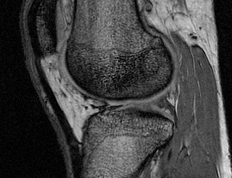
%> input picture Lab2/img1.BMP, 232 x 178 px
$ octave test5.m   (GNU Octave 9; MATLAB toolbox functions it lacks are replaced by stand-ins)
%> lines starting %> are read from the running program, lines starting %| are printed output that depends on the picture; in (x1, y1, x2, y2) boxes, pixels count from 0 and x2, y2 are one past the last pixel; in counts of white or black regions, pixels touching at a corner belong together; the program's own positions count from 1
a = imread('img1.BMP');
%> a is the input picture: size 178x232x3 uint8; min 0, max 233, mean 65.6
b = imread('img2.BMP');
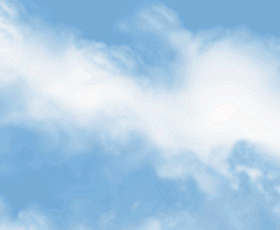
%> input picture Lab2/img2.BMP, 280 x 230 px
%> b is the input picture: size 230x280x3 uint8; mean R, G, B 174.1, 205.4, 230.3

imshow(a)
figure, imshow(b)

% Gray
newA = rgb2gray(a);
newB = rgb2gray(b);
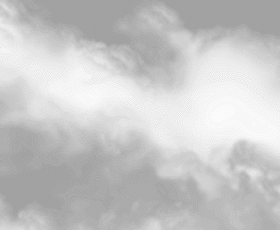
%> newB: size 230x280 uint8; min 160, max 255, mean 198.9

figure, imshow(newA)
figure, imshow(newB)

% Black&White
aa = im2bw(newA,0.4);
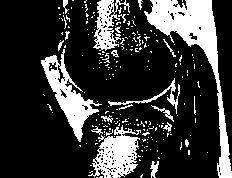
%> aa: size 178x232 logical; 21.7% white; 235 white regions (213 under 20 px), largest, box (x1, y1, x2, y2) and area: (144, 0, 232, 178) 3370, (41, 49, 102, 142) 1653, (88, 125, 141, 178) 1499
bb = im2bw(newB,0.9);
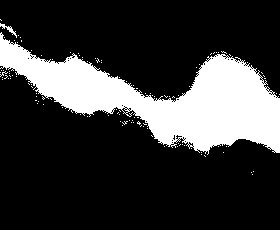
%> bb: size 230x280 logical; 22.2% white; 112 white regions (110 under 20 px), largest, box (x1, y1, x2, y2) and area: (0, 32, 280, 155) 14038, (0, 23, 17, 38) 63

figure, imshow(aa)
figure, imshow(bb)
